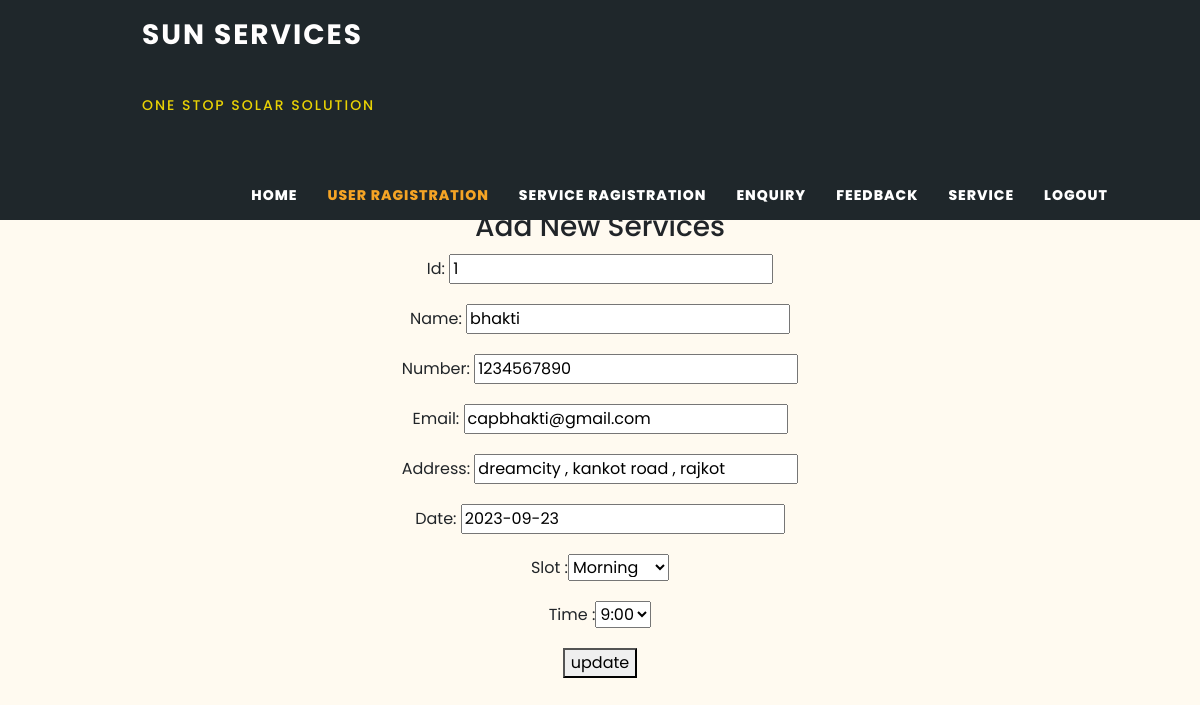
The app's page /code/solar_admin/user_upd.php?id=1 with its own data.
### tables this page shows
CREATE TABLE `users` (
  `id` int(11) NOT NULL,
  `name` varchar(50) NOT NULL,
  `number` int(20) NOT NULL,
  `email` varchar(50) NOT NULL,
  `address` text NOT NULL,
  `date` date NOT NULL,
  `slot` varchar(250) NOT NULL,
  `time` text NOT NULL
);

### code/solar_admin/user_upd.php (the view, shortened to what this page needs)
<html>
<head>
    <link href="vendor/bootstrap/css/bootstrap.min.css" rel="stylesheet" />
    <link rel="stylesheet" href="assets/css/fontawesome.css" />
    <link rel="stylesheet" href="assets/css/decor_project.css" />
    <link rel="stylesheet" href="assets/css/owl.css" />
    <link rel="stylesheet" href="assets/css/lightbox.css" />
</head>
<body>
<header class="header-area">
    <div class="container">
        <div class="row">
            <div class="col-12">
                <nav class="main-nav">
                    <a href="index.html" class="logo">
                        Sun Services<br />
                        <h4 class="slogen">One Stop Solar Solution</h4>
                    </a>
                    <ul class="nav">
                        <li>
                            <a href="index.php">Home</a>
                        </li>
                        <li>
                            <a href="user_register.php" class="active">User Ragistration</a>
                        </li>
                        <li>
                            <a href="service.php">Service Ragistration</a>
                        </li>
                        <li><a href="service.php">Enquiry</a></li>
                        <li><a href="feedback.php">Feedback</a></li>
                        <li><a href="Service.php">Service</a></li>
                        <li>
                            <a href="logout.php" name="logout">Logout</a>
                        </li>
                    </ul>
                </nav>
            </div>
        </div>
    </div>
</header>
<section class="heading-page header-text" id="top">
    <div class="container">
        <div class="row">
            <div class="col">
                <form enctype="multipart/form-data" method="POST">
                    <div class="row" style="padding-top: 50px">
                        <div class="col">
                            <h3>Add New Services</h3>
                        </div>
                    </div>
                    <?php
                    $link = mysqli_connect("localhost", "root", "", "sun");
                    $no = $_GET['id'];
                    $str = "select * from users where id='$no'";
                    $result = mysqli_query($link, $str);
                    while ($row = mysqli_fetch_array($result, MYSQLI_BOTH)) { ?>
                        <div class=row>
                            <div class="column" style="padding:10px">
                                Id: <input type="text" name="id" value='<?php echo $row[0] ?>'>
                            </div>
                            <div class="column" style="padding:10px">
                                Name: <input type="text" name="name" value='<?php echo $row[1] ?>'>
                            </div>
                            <div class="column" style="padding:10px">
                                Number: <input type="text" name="number" value='<?php echo $row[2] ?>'>
                            </div>
                            <div class="column" style="padding:10px">
                                Email: <input type="text" name="email" value='<?php echo $row[3] ?>'>
                            </div>
                            <div class="column" style="padding:10px">
                                Address: <input type="text" name="address" value='<?php echo $row[4] ?>'>
                            </div>
                            <div class="column" style="padding:10px">
                                Date: <input type="text" name="date" value='<?php echo $row[5] ?>'>
                            </div>
                            <div class="column" style="padding:10px">
                                Slot :<select name="slot" value='<?php echo $row[6] ?>'>
                                    <option name="morning" >Morning</option>
                                </select>
                            </div>
                            <div class="column" style="padding:10px">
                                Time :<select name="time" value='<?php echo $row[7] ?>'>
                                    <option>9:00</option>
                                </select>
                            </div>
                            <div class="column" style="padding:10px">
                                <button type="submit" name="uploadfile">update</button>
                            </div>
                        <?php } ?>
                    </div>
                </form>
            </div>
        </div>
    </div>
</section>
</body>
</html>

### code/solar_admin/assets/css/decor_project.css (style rules this page uses)
html, body, div, span, applet, object, iframe, h1, h2, h3, h4, h5, h6, p, blockquote, div pre, a, abbr, acronym, address, big, cite, code, del, dfn, em, font, img, ins, kbd, q, s, samp, small, strike, strong, sub, sup, tt, var, b, u, i, center, dl, dt, dd, ol, ul, li, figure, header, nav, section, article, aside, footer, figcaption, img { margin: 0; padding: 0; border: 0; outline: 0; }
ul, li { padding: 0; margin: 0; list-style: none; }
header, nav, section, article, aside, footer, hgroup { display: block; }
* { box-sizing: border-box; }
html, body { font-family: "Poppins", sans-serif; font-weight: 400; background-color: #fff; font-size: 16px; -ms-text-size-adjust: 100%; -webkit-font-smoothing: antialiased; -moz-osx-font-smoothing: grayscale; }
a { text-decoration: none !important; color: #3cf; }
h1, h2, h3, h4, h5, h6 { margin-top: 0px; margin-bottom: 0px; }
ul { margin-bottom: 0px; }
html, body { background: floralwhite; font-family: "Poppins", sans-serif; }
.header-area { background-color: #1f272b; position: absolute; top: 0px; left: 0; right: 0; z-index: 100; -webkit-transition: all 0.5s ease 0s; -moz-transition: all 0.5s ease 0s; -o-transition: all 0.5s ease 0s; transition: all 0.5s ease 0s; }
.header-area .main-nav { min-height: 100px; background: transparent; }
.header-area .main-nav .logo { line-height: 70px; color: #fffefe; font-size: 28px; font-weight: 700; text-transform: uppercase; letter-spacing: 2px; float: left; padding-left: 100px; -webkit-transition: all 0.3s ease 0s; -moz-transition: all 0.3s ease 0s; -o-transition: all 0.3s ease 0s; transition: all 0.3s ease 0s; }
.header-area .main-nav .slogen { line-height: 70px; color: #ffe600e6; font-size: 14px; font-weight: 500; letter-spacing: 2px; float: left; -webkit-transition: all 0.3s ease 0s; -moz-transition: all 0.3s ease 0s; -o-transition: all 0.3s ease 0s; transition: all 0.3s ease 0s; }
.main-nav .nav { float: right; margin-top: 30px; margin-right: 50px; background-color: transparent; -webkit-transition: all 0.3s ease 0s; -moz-transition: all 0.3s ease 0s; -o-transition: all 0.3s ease 0s; transition: all 0.3s ease 0s; position: relative; z-index: 999; }
.header-area .main-nav .nav li { padding-left: 15px; padding-right: 15px; }
.header-area .main-nav .nav li:last-child { padding-right: 0px; }
.header-area .main-nav .nav li a { display: block; font-weight: 800; font-size: 14px; text-transform: uppercase; color: #fff; -webkit-transition: all 0.3s ease 0s; -moz-transition: all 0.3s ease 0s; -o-transition: all 0.3s ease 0s; transition: all 0.3s ease 0s; height: 50px; line-height: 50px; border: transparent; letter-spacing: 1px; }
.header-area .main-nav .nav li:hover a, .header-area .main-nav .nav li a.active { color: #f5a425 !important; }
.header-area .nav { margin-top: 30px; }
@media (min-width: 767px) { .header-area .main-nav .nav { display: flex !important; } }
section.heading-page { padding-top: 160px; width: auto; text-align: center; }

### records on screen
users: id "1", name "bhakti", number "1234567890", email "capbhakti@gmail.com", address "dreamcity , kankot road , rajkot", date "2023-09-23", slot "Morning", time "9:00"
